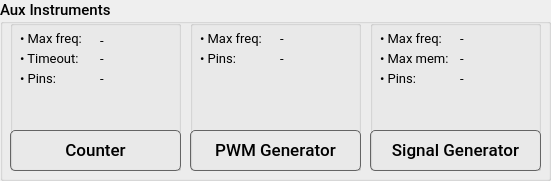
   <widget class="QGroupBox" name="groupBox_instr2">
    <property name="geometry">
     <rect>
      <x>240</x>
      <y>360</y>
      <width>551</width>
      <height>181</height>
     </rect>
    </property>
    <property name="sizePolicy">
     <sizepolicy hsizetype="Preferred" vsizetype="Expanding">
      <horstretch>0</horstretch>
      <verstretch>0</verstretch>
     </sizepolicy>
    </property>
    <property name="font">
     <font>
      <family>Roboto Medium</family>
      <pointsize>11</pointsize>
      <weight>50</weight>
      <italic>false</italic>
      <bold>false</bold>
      <kerning>true</kerning>
     </font>
    </property>
    <property name="title">
     <string>Aux Instruments</string>
    </property>
    <widget class="QGroupBox" name="groupBox_pwm">
     <property name="geometry">
      <rect>
       <x>190</x>
       <y>20</y>
       <width>171</width>
       <height>151</height>
      </rect>
     </property>
     <property name="font">
      <font>
       <family>Roboto</family>
       <pointsize>11</pointsize>
       <weight>50</weight>
       <italic>false</italic>
       <bold>false</bold>
       <kerning>true</kerning>
      </font>
     </property>
     <property name="title">
      <string/>
     </property>
     <widget class="QPushButton" name="pushButton_pwm">
      <property name="geometry">
       <rect>
        <x>0</x>
        <y>110</y>
        <width>171</width>
        <height>41</height>
       </rect>
      </property>
      <property name="font">
       <font>
        <family>Roboto Medium</family>
        <pointsize>13</pointsize>
        <weight>50</weight>
        <bold>false</bold>
        <kerning>false</kerning>
       </font>
      </property>
      <property name="styleSheet">
       <string notr="true">QPushButton {    
    padding: 0.2em 0.2em 0.3em 0.2em;
    border: 1px solid rgb(100, 100, 100);
	border-radius: 5px;
    background: qlineargradient(x1:0, y1:0, x2:0, y2:2,
                                  stop:0 #FFFFFF, stop:0.1 #FFFFFF, stop:1  #7B7B7B);
    color: black;
}

QPushButton:hover:!pressed
{
	border: 1px solid black;
	border-radius: 5px;
 	background: #FFFFFF;
}

QPushButton:pressed
{
	border: 1px solid black;
	border-radius: 5px;
 	background: #888888;
	color:white;
}</string>
      </property>
      <property name="text">
       <string>PWM Generator</string>
      </property>
      <property name="icon">
       <iconset resource="resources.qrc">
        <normaloff>:/main/resources/img/pwm.png</normaloff>:/main/resources/img/pwm.png</iconset>
      </property>
      <property name="iconSize">
       <size>
        <width>21</width>
        <height>21</height>
       </size>
      </property>
     </widget>
     <widget class="QLabel" name="label_19">
      <property name="geometry">
       <rect>
        <x>10</x>
        <y>10</y>
        <width>71</width>
        <height>16</height>
       </rect>
      </property>
      <property name="font">
       <font>
        <family>Roboto</family>
        <pointsize>10</pointsize>
        <weight>50</weight>
        <italic>false</italic>
        <bold>false</bold>
        <kerning>true</kerning>
       </font>
      </property>
      <property name="text">
       <string>• Max freq:</string>
      </property>
      <property name="textFormat">
       <enum>Qt::AutoText</enum>
      </property>
     </widget>
     <widget class="QLabel" name="label_35">
      <property name="geometry">
       <rect>
        <x>10</x>
        <y>30</y>
        <width>71</width>
        <height>16</height>
       </rect>
      </property>
      <property name="font">
       <font>
        <family>Roboto</family>
        <pointsize>10</pointsize>
        <weight>50</weight>
        <italic>false</italic>
        <bold>false</bold>
        <kerning>true</kerning>
       </font>
      </property>
      <property name="text">
       <string>• Pins:</string>
      </property>
      <property name="textFormat">
       <enum>Qt::AutoText</enum>
      </property>
     </widget>
     <widget class="QLabel" name="label_pwm_pins">
      <property name="geometry">
       <rect>
        <x>90</x>
        <y>30</y>
        <width>71</width>
        <height>16</height>
       </rect>
      </property>
      <property name="font">
       <font>
        <family>Roboto</family>
        <pointsize>10</pointsize>
        <weight>50</weight>
        <italic>false</italic>
        <bold>false</bold>
        <kerning>true</kerning>
       </font>
      </property>
      <property name="text">
       <string>-</string>
      </property>
      <property name="textFormat">
       <enum>Qt::AutoText</enum>
      </property>
     </widget>
     <widget class="QLabel" name="label_pwm_freq">
      <property name="geometry">
       <rect>
        <x>90</x>
        <y>10</y>
        <width>71</width>
        <height>16</height>
       </rect>
      </property>
      <property name="font">
       <font>
        <family>Roboto</family>
        <pointsize>10</pointsize>
        <weight>50</weight>
        <italic>false</italic>
        <bold>false</bold>
        <kerning>true</kerning>
       </font>
      </property>
      <property name="text">
       <string>-</string>
      </property>
      <property name="textFormat">
       <enum>Qt::AutoText</enum>
      </property>
     </widget>
    </widget>
    <widget class="QGroupBox" name="groupBox_sgen">
     <property name="geometry">
      <rect>
       <x>370</x>
       <y>20</y>
       <width>171</width>
       <height>151</height>
      </rect>
     </property>
     <property name="font">
      <font>
       <family>Roboto</family>
       <pointsize>11</pointsize>
       <weight>50</weight>
       <italic>false</italic>
       <bold>false</bold>
       <kerning>true</kerning>
      </font>
     </property>
     <property name="title">
      <string/>
     </property>
     <widget class="QPushButton" name="pushButton_sgen">
      <property name="geometry">
       <rect>
        <x>0</x>
        <y>110</y>
        <width>171</width>
        <height>41</height>
       </rect>
      </property>
      <property name="font">
       <font>
        <family>Roboto Medium</family>
        <pointsize>13</pointsize>
        <weight>50</weight>
        <bold>false</bold>
        <kerning>false</kerning>
       </font>
      </property>
      <property name="styleSheet">
       <string notr="true">QPushButton {    
    padding: 0.2em 0.2em 0.3em 0.2em;
    border: 1px solid rgb(100, 100, 100);
	border-radius: 5px;
    background: qlineargradient(x1:0, y1:0, x2:0, y2:2,
                                  stop:0 #FFFFFF, stop:0.1 #FFFFFF, stop:1  #7B7B7B);
    color: black;
}

QPushButton:hover:!pressed
{
	border: 1px solid black;
	border-radius: 5px;
 	background: #FFFFFF;
}

QPushButton:pressed
{
	border: 1px solid black;
	border-radius: 5px;
 	background: #888888;
	color:white;
}</string>
      </property>
      <property name="text">
       <string>Signal Generator</string>
      </property>
      <property name="icon">
       <iconset resource="resources.qrc">
        <normaloff>:/main/resources/img/sgen.svg</normaloff>:/main/resources/img/sgen.svg</iconset>
      </property>
      <property name="iconSize">
       <size>
        <width>20</width>
        <height>21</height>
       </size>
      </property>
     </widget>
     <widget class="QLabel" name="label_27">
      <property name="geometry">
       <rect>
        <x>10</x>
        <y>10</y>
        <width>71</width>
        <height>16</height>
       </rect>
      </property>
      <property name="font">
       <font>
        <family>Roboto</family>
        <pointsize>10</pointsize>
        <weight>50</weight>
        <italic>false</italic>
        <bold>false</bold>
        <kerning>true</kerning>
       </font>
      </property>
      <property name="text">
       <string>• Max freq:</string>
      </property>
      <property name="textFormat">
       <enum>Qt::AutoText</enum>
      </property>
     </widget>
     <widget class="QLabel" name="label_28">
      <property name="geometry">
       <rect>
        <x>10</x>
        <y>30</y>
        <width>71</width>
        <height>16</height>
       </rect>
      </property>
      <property name="font">
       <font>
        <family>Roboto</family>
        <pointsize>10</pointsize>
        <weight>50</weight>
        <italic>false</italic>
        <bold>false</bold>
        <kerning>true</kerning>
       </font>
      </property>
      <property name="text">
       <string>• Max mem:</string>
      </property>
      <property name="textFormat">
       <enum>Qt::AutoText</enum>
      </property>
     </widget>
     <widget class="QLabel" name="label_36">
      <property name="geometry">
       <rect>
        <x>10</x>
        <y>50</y>
        <width>71</width>
        <height>16</height>
       </rect>
      </property>
      <property name="font">
       <font>
        <family>Roboto</family>
        <pointsize>10</pointsize>
        <weight>50</weight>
        <italic>false</italic>
        <bold>false</bold>
        <kerning>true</kerning>
       </font>
      </property>
      <property name="text">
       <string>• Pins:</string>
      </property>
      <property name="textFormat">
       <enum>Qt::AutoText</enum>
      </property>
     </widget>
     <widget class="QLabel" name="label_sgen_pins">
      <property name="geometry">
       <rect>
        <x>90</x>
        <y>50</y>
        <width>71</width>
        <height>16</height>
       </rect>
      </property>
      <property name="font">
       <font>
        <family>Roboto</family>
        <pointsize>10</pointsize>
        <weight>50</weight>
        <italic>false</italic>
        <bold>false</bold>
        <kerning>true</kerning>
       </font>
      </property>
      <property name="text">
       <string>-</string>
      </property>
      <property name="textFormat">
       <enum>Qt::AutoText</enum>
      </property>
     </widget>
     <widget class="QLabel" name="label_sgen_mem">
      <property name="geometry">
       <rect>
        <x>90</x>
        <y>30</y>
        <width>71</width>
        <height>16</height>
       </rect>
      </property>
      <property name="font">
       <font>
        <family>Roboto</family>
        <pointsize>10</pointsize>
        <weight>50</weight>
        <italic>false</italic>
        <bold>false</bold>
        <kerning>true</kerning>
       </font>
      </property>
      <property name="text">
       <string>-</string>
      </property>
      <property name="textFormat">
       <enum>Qt::AutoText</enum>
      </property>
     </widget>
     <widget class="QLabel" name="label_sgen_freq">
      <property name="geometry">
       <rect>
        <x>90</x>
        <y>10</y>
        <width>71</width>
        <height>16</height>
       </rect>
      </property>
      <property name="font">
       <font>
        <family>Roboto</family>
        <pointsize>10</pointsize>
        <weight>50</weight>
        <italic>false</italic>
        <bold>false</bold>
        <kerning>true</kerning>
       </font>
      </property>
      <property name="text">
       <string>-</string>
      </property>
      <property name="textFormat">
       <enum>Qt::AutoText</enum>
      </property>
     </widget>
    </widget>
    <widget class="QGroupBox" name="groupBox_cntr">
     <property name="geometry">
      <rect>
       <x>10</x>
       <y>20</y>
       <width>171</width>
       <height>151</height>
      </rect>
     </property>
     <property name="font">
      <font>
       <family>Roboto</family>
       <pointsize>11</pointsize>
       <weight>50</weight>
       <italic>false</italic>
       <bold>false</bold>
       <kerning>true</kerning>
      </font>
     </property>
     <property name="title">
      <string/>
     </property>
     <widget class="QPushButton" name="pushButton_cntr">
      <property name="geometry">
       <rect>
        <x>0</x>
        <y>110</y>
        <width>171</width>
        <height>41</height>
       </rect>
      </property>
      <property name="font">
       <font>
        <family>Roboto Medium</family>
        <pointsize>13</pointsize>
        <weight>50</weight>
        <bold>false</bold>
        <kerning>false</kerning>
       </font>
      </property>
      <property name="styleSheet">
       <string notr="true">QPushButton {    
    padding: 0.2em 0.2em 0.3em 0.2em;
    border: 1px solid rgb(100, 100, 100);
	border-radius: 5px;
    background: qlineargradient(x1:0, y1:0, x2:0, y2:2,
                                  stop:0 #FFFFFF, stop:0.1 #FFFFFF, stop:1  #7B7B7B);
    color: black;
}

QPushButton:hover:!pressed
{
	border: 1px solid black;
	border-radius: 5px;
 	background: #FFFFFF;
}

QPushButton:pressed
{
	border: 1px solid black;
	border-radius: 5px;
 	background: #888888;
	color:white;
}</string>
      </property>
      <property name="text">
       <string>Counter</string>
      </property>
      <property name="icon">
       <iconset resource="resources.qrc">
        <normaloff>:/main/resources/img/cntr.png</normaloff>:/main/resources/img/cntr.png</iconset>
      </property>
      <property name="iconSize">
       <size>
        <width>21</width>
        <height>21</height>
       </size>
      </property>
     </widget>
     <widget class="QLabel" name="label_37">
      <property name="geometry">
       <rect>
        <x>10</x>
        <y>50</y>
        <width>71</width>
        <height>16</height>
       </rect>
      </property>
      <property name="font">
       <font>
        <family>Roboto</family>
        <pointsize>10</pointsize>
        <weight>50</weight>
        <italic>false</italic>
        <bold>false</bold>
        <kerning>true</kerning>
       </font>
      </property>
      <property name="text">
       <string>• Pins:</string>
      </property>
      <property name="textFormat">
       <enum>Qt::AutoText</enum>
      </property>
     </widget>
     <widget class="QLabel" name="label_32">
      <property name="geometry">
       <rect>
        <x>10</x>
        <y>10</y>
        <width>71</width>
        <height>16</height>
       </rect>
      </property>
      <property name="font">
       <font>
        <family>Roboto</family>
        <pointsize>10</pointsize>
        <weight>50</weight>
        <italic>false</italic>
        <bold>false</bold>
        <kerning>true</kerning>
       </font>
      </property>
      <property name="text">
       <string>• Max freq:</string>
      </property>
      <property name="textFormat">
       <enum>Qt::AutoText</enum>
      </property>
     </widget>
     <widget class="QLabel" name="label_34">
      <property name="geometry">
       <rect>
        <x>10</x>
        <y>30</y>
        <width>71</width>
        <height>16</height>
       </rect>
      </property>
      <property name="font">
       <font>
        <family>Roboto</family>
        <pointsize>10</pointsize>
        <weight>50</weight>
        <italic>false</italic>
        <bold>false</bold>
        <kerning>true</kerning>
       </font>
      </property>
      <property name="text">
       <string>• Timeout:</string>
      </property>
      <property name="textFormat">
       <enum>Qt::AutoText</enum>
      </property>
     </widget>
     <widget class="QLabel" name="label_cntr_freq">
      <property name="geometry">
       <rect>
        <x>90</x>
        <y>10</y>
        <width>71</width>
        <height>20</height>
       </rect>
      </property>
      <property name="font">
       <font>
        <family>Roboto</family>
        <pointsize>10</pointsize>
        <weight>50</weight>
        <italic>false</italic>
        <bold>false</bold>
        <kerning>true</kerning>
       </font>
      </property>
      <property name="text">
       <string>-</string>
      </property>
      <property name="textFormat">
       <enum>Qt::AutoText</enum>
      </property>
     </widget>
     <widget class="QLabel" name="label_cntr_pins">
      <property name="geometry">
       <rect>
        <x>90</x>
        <y>50</y>
        <width>71</width>
        <height>16</height>
       </rect>
      </property>
      <property name="font">
       <font>
        <family>Roboto</family>
        <pointsize>10</pointsize>
        <weight>50</weight>
        <italic>false</italic>
        <bold>false</bold>
        <kerning>true</kerning>
       </font>
      </property>
      <property name="text">
       <string>-</string>
      </property>
      <property name="textFormat">
       <enum>Qt::AutoText</enum>
      </property>
     </widget>
     <widget class="QLabel" name="label_cntr_timeout">
      <property name="geometry">
       <rect>
        <x>90</x>
        <y>30</y>
        <width>71</width>
        <height>16</height>
       </rect>
      </property>
      <property name="font">
       <font>
        <family>Roboto</family>
        <pointsize>10</pointsize>
        <weight>50</weight>
        <italic>false</italic>
        <bold>false</bold>
        <kerning>true</kerning>
       </font>
      </property>
      <property name="text">
       <string>-</string>
      </property>
      <property name="textFormat">
       <enum>Qt::AutoText</enum>
      </property>
     </widget>
    </widget>
   </widget>
